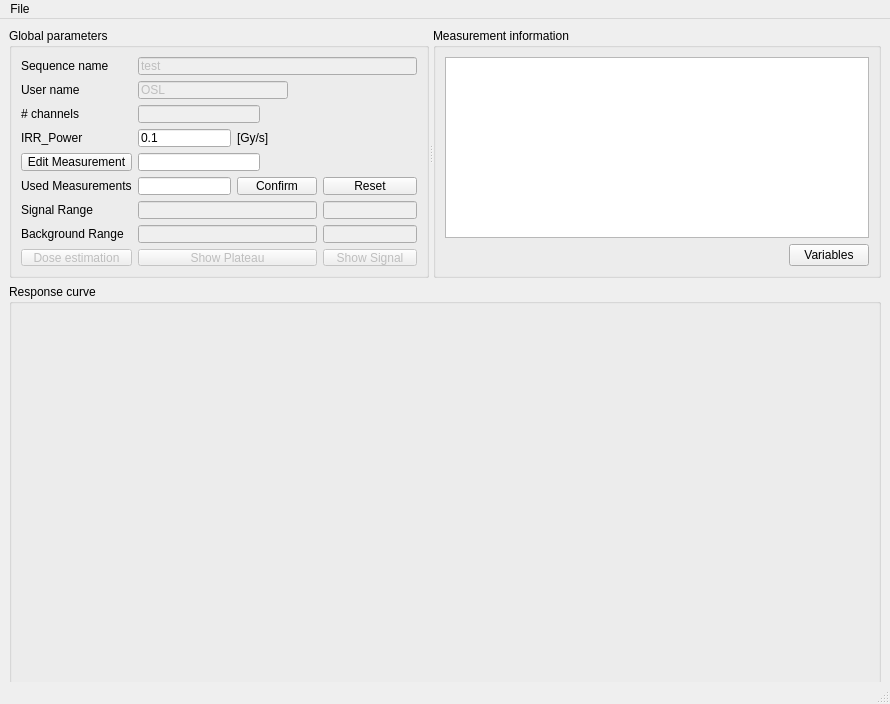
<?xml version="1.0" encoding="UTF-8"?>
<ui version="4.0">
 <class>MainWindow</class>
 <widget class="QMainWindow" name="MainWindow">
  <property name="geometry">
   <rect>
    <x>0</x>
    <y>0</y>
    <width>890</width>
    <height>704</height>
   </rect>
  </property>
  <property name="minimumSize">
   <size>
    <width>890</width>
    <height>690</height>
   </size>
  </property>
  <property name="windowTitle">
   <string>MainWindow</string>
  </property>
  <widget class="QWidget" name="centralwidget">
   <layout class="QGridLayout" name="gridLayout">
    <item row="0" column="0">
     <widget class="QSplitter" name="splitter">
      <property name="orientation">
       <enum>Qt::Horizontal</enum>
      </property>
      <widget class="QGroupBox" name="groupBox">
       <property name="minimumSize">
        <size>
         <width>420</width>
         <height>250</height>
        </size>
       </property>
       <property name="maximumSize">
        <size>
         <width>500</width>
         <height>260</height>
        </size>
       </property>
       <property name="title">
        <string>Global parameters</string>
       </property>
       <layout class="QGridLayout" name="gridLayout_3">
        <item row="0" column="0">
         <widget class="QLabel" name="label_2">
          <property name="toolTip">
           <string>Name of the sequence used to acquire data</string>
          </property>
          <property name="statusTip">
           <string>Name of the sequence used to acquire data</string>
          </property>
          <property name="text">
           <string>Sequence name</string>
          </property>
         </widget>
        </item>
        <item row="8" column="1" colspan="4">
         <widget class="QPushButton" name="pushButton_3">
          <property name="enabled">
           <bool>false</bool>
          </property>
          <property name="text">
           <string>Show Plateau</string>
          </property>
         </widget>
        </item>
        <item row="4" column="3" colspan="2">
         <spacer name="horizontalSpacer_2">
          <property name="orientation">
           <enum>Qt::Horizontal</enum>
          </property>
          <property name="sizeHint" stdset="0">
           <size>
            <width>38</width>
            <height>15</height>
           </size>
          </property>
         </spacer>
        </item>
        <item row="1" column="0">
         <widget class="QLabel" name="label_3">
          <property name="toolTip">
           <string>User who created the datafile</string>
          </property>
          <property name="statusTip">
           <string>User who created the datafile</string>
          </property>
          <property name="text">
           <string>User name</string>
          </property>
         </widget>
        </item>
        <item row="6" column="0">
         <widget class="QLabel" name="label_6">
          <property name="text">
           <string>Signal Range</string>
          </property>
         </widget>
        </item>
        <item row="8" column="5">
         <widget class="QPushButton" name="pushButton_7">
          <property name="enabled">
           <bool>false</bool>
          </property>
          <property name="text">
           <string>Show Signal</string>
          </property>
         </widget>
        </item>
        <item row="5" column="1">
         <widget class="QLineEdit" name="lineEdit_3"/>
        </item>
        <item row="2" column="1" colspan="2">
         <widget class="QLineEdit" name="lineEdit_10">
          <property name="enabled">
           <bool>false</bool>
          </property>
         </widget>
        </item>
        <item row="0" column="1" colspan="5">
         <widget class="QLineEdit" name="lineEdit">
          <property name="enabled">
           <bool>false</bool>
          </property>
          <property name="text">
           <string>test</string>
          </property>
         </widget>
        </item>
        <item row="6" column="1" colspan="4">
         <widget class="QLineEdit" name="lineEdit_6">
          <property name="enabled">
           <bool>false</bool>
          </property>
         </widget>
        </item>
        <item row="3" column="0">
         <widget class="QLabel" name="label_4">
          <property name="toolTip">
           <string>Power of calibration source</string>
          </property>
          <property name="statusTip">
           <string>Power of calibration source</string>
          </property>
          <property name="text">
           <string>IRR_Power</string>
          </property>
         </widget>
        </item>
        <item row="2" column="0">
         <widget class="QLabel" name="label_8">
          <property name="text">
           <string># channels</string>
          </property>
         </widget>
        </item>
        <item row="7" column="5">
         <widget class="QLineEdit" name="lineEdit_9">
          <property name="enabled">
           <bool>false</bool>
          </property>
         </widget>
        </item>
        <item row="7" column="0">
         <widget class="QLabel" name="label_7">
          <property name="text">
           <string>Background Range</string>
          </property>
         </widget>
        </item>
        <item row="3" column="2" colspan="2">
         <widget class="QLabel" name="label_5">
          <property name="text">
           <string>[Gy/s]</string>
          </property>
         </widget>
        </item>
        <item row="5" column="2" colspan="3">
         <widget class="QPushButton" name="pushButton_5">
          <property name="text">
           <string>Confirm</string>
          </property>
         </widget>
        </item>
        <item row="7" column="1" colspan="4">
         <widget class="QLineEdit" name="lineEdit_8">
          <property name="enabled">
           <bool>false</bool>
          </property>
         </widget>
        </item>
        <item row="8" column="0">
         <widget class="QPushButton" name="pushButton_4">
          <property name="enabled">
           <bool>false</bool>
          </property>
          <property name="text">
           <string>Dose estimation</string>
          </property>
         </widget>
        </item>
        <item row="5" column="0">
         <widget class="QLabel" name="label">
          <property name="toolTip">
           <string>format e.g.: 1-3,4</string>
          </property>
          <property name="statusTip">
           <string>format e.g.: 1-3,4</string>
          </property>
          <property name="text">
           <string>Used Measurements</string>
          </property>
         </widget>
        </item>
        <item row="3" column="4" colspan="2">
         <spacer name="horizontalSpacer_3">
          <property name="orientation">
           <enum>Qt::Horizontal</enum>
          </property>
          <property name="sizeHint" stdset="0">
           <size>
            <width>40</width>
            <height>20</height>
           </size>
          </property>
         </spacer>
        </item>
        <item row="5" column="5">
         <widget class="QPushButton" name="pushButton">
          <property name="text">
           <string>Reset</string>
          </property>
         </widget>
        </item>
        <item row="6" column="5">
         <widget class="QLineEdit" name="lineEdit_7">
          <property name="enabled">
           <bool>false</bool>
          </property>
         </widget>
        </item>
        <item row="4" column="0">
         <widget class="QPushButton" name="pushButton_2">
          <property name="toolTip">
           <string>Number of measurement to edit</string>
          </property>
          <property name="statusTip">
           <string>Number of measurement to edit</string>
          </property>
          <property name="text">
           <string>Edit Measurement</string>
          </property>
         </widget>
        </item>
        <item row="3" column="1">
         <widget class="QLineEdit" name="lineEdit_4">
          <property name="text">
           <string>0.1</string>
          </property>
         </widget>
        </item>
        <item row="1" column="1" colspan="3">
         <widget class="QLineEdit" name="lineEdit_5">
          <property name="enabled">
           <bool>false</bool>
          </property>
          <property name="text">
           <string>OSL</string>
          </property>
         </widget>
        </item>
        <item row="4" column="1" colspan="2">
         <widget class="QLineEdit" name="lineEdit_2">
          <property name="toolTip">
           <string/>
          </property>
          <property name="statusTip">
           <string/>
          </property>
         </widget>
        </item>
       </layout>
      </widget>
      <widget class="QGroupBox" name="groupBox_3">
       <property name="sizePolicy">
        <sizepolicy hsizetype="Expanding" vsizetype="Expanding">
         <horstretch>0</horstretch>
         <verstretch>0</verstretch>
        </sizepolicy>
       </property>
       <property name="minimumSize">
        <size>
         <width>350</width>
         <height>151</height>
        </size>
       </property>
       <property name="maximumSize">
        <size>
         <width>16777215</width>
         <height>16777215</height>
        </size>
       </property>
       <property name="title">
        <string>Measurement information</string>
       </property>
       <layout class="QGridLayout" name="gridLayout_2">
        <item row="0" column="0" colspan="2">
         <widget class="QTableWidget" name="tableWidget"/>
        </item>
        <item row="1" column="1">
         <widget class="QPushButton" name="pushButton_6">
          <property name="toolTip">
           <string>Variables from binary file and user created with help tooltip</string>
          </property>
          <property name="statusTip">
           <string>Variables from binary file and user created with tooltip</string>
          </property>
          <property name="text">
           <string>Variables</string>
          </property>
         </widget>
        </item>
        <item row="1" column="0">
         <spacer name="horizontalSpacer_4">
          <property name="orientation">
           <enum>Qt::Horizontal</enum>
          </property>
          <property name="sizeHint" stdset="0">
           <size>
            <width>371</width>
            <height>20</height>
           </size>
          </property>
         </spacer>
        </item>
       </layout>
      </widget>
     </widget>
    </item>
    <item row="1" column="0">
     <widget class="QGroupBox" name="groupBox_2">
      <property name="sizePolicy">
       <sizepolicy hsizetype="Expanding" vsizetype="Expanding">
        <horstretch>0</horstretch>
        <verstretch>0</verstretch>
       </sizepolicy>
      </property>
      <property name="minimumSize">
       <size>
        <width>871</width>
        <height>401</height>
       </size>
      </property>
      <property name="title">
       <string>Response curve</string>
      </property>
      <layout class="QGridLayout" name="gridLayout_4">
       <item row="0" column="0">
        <widget class="QCustomPlot" name="widget" native="true">
         <property name="sizePolicy">
          <sizepolicy hsizetype="Preferred" vsizetype="Preferred">
           <horstretch>0</horstretch>
           <verstretch>0</verstretch>
          </sizepolicy>
         </property>
         <property name="minimumSize">
          <size>
           <width>0</width>
           <height>0</height>
          </size>
         </property>
         <property name="focusPolicy">
          <enum>Qt::WheelFocus</enum>
         </property>
         <property name="contextMenuPolicy">
          <enum>Qt::ActionsContextMenu</enum>
         </property>
        </widget>
       </item>
      </layout>
     </widget>
    </item>
   </layout>
  </widget>
  <widget class="QMenuBar" name="menubar">
   <property name="geometry">
    <rect>
     <x>0</x>
     <y>0</y>
     <width>890</width>
     <height>28</height>
    </rect>
   </property>
   <widget class="QMenu" name="menuFile">
    <property name="title">
     <string>File</string>
    </property>
    <addaction name="actionOpen_file"/>
    <addaction name="actionOpen_db"/>
    <addaction name="actionSave_db"/>
    <addaction name="actionDump_txt"/>
    <addaction name="separator"/>
    <addaction name="actionExit"/>
   </widget>
   <addaction name="menuFile"/>
  </widget>
  <widget class="QStatusBar" name="statusbar"/>
  <action name="actionOpen_file">
   <property name="text">
    <string>open file</string>
   </property>
  </action>
  <action name="actionOpen_db">
   <property name="text">
    <string>open db</string>
   </property>
  </action>
  <action name="actionExit">
   <property name="checkable">
    <bool>false</bool>
   </property>
   <property name="checked">
    <bool>false</bool>
   </property>
   <property name="text">
    <string>exit</string>
   </property>
   <property name="shortcut">
    <string notr="true">Ctrl+Q</string>
   </property>
   <property name="shortcutContext">
    <enum>Qt::WidgetWithChildrenShortcut</enum>
   </property>
  </action>
  <action name="actionAbout_program">
   <property name="text">
    <string>about program</string>
   </property>
  </action>
  <action name="actionAbout_Qt">
   <property name="text">
    <string>about Qt</string>
   </property>
  </action>
  <action name="actionDoseParameters">
   <property name="checkable">
    <bool>false</bool>
   </property>
   <property name="text">
    <string>doseParameters</string>
   </property>
   <property name="toolTip">
    <string>&lt;html&gt;&lt;head/&gt;&lt;body&gt;&lt;p&gt;&lt;span style=&quot; font-style:italic;&quot;&gt;Dose parameters&lt;/span&gt;&lt;/p&gt;&lt;/body&gt;&lt;/html&gt;</string>
   </property>
   <property name="shortcut">
    <string>Ctrl+D</string>
   </property>
  </action>
  <action name="actionSave_db">
   <property name="checkable">
    <bool>false</bool>
   </property>
   <property name="text">
    <string>save db</string>
   </property>
   <property name="shortcut">
    <string>Ctrl+S</string>
   </property>
  </action>
  <action name="actionShowPlateau">
   <property name="text">
    <string>showPlateau</string>
   </property>
  </action>
  <action name="actionStoreData">
   <property name="text">
    <string>storeData</string>
   </property>
  </action>
  <action name="actionShowCalibration">
   <property name="text">
    <string>showCalibration</string>
   </property>
  </action>
  <action name="actionEditMeasurement">
   <property name="text">
    <string>editMeasurement</string>
   </property>
  </action>
  <action name="actionSavePlot">
   <property name="text">
    <string>savePlot</string>
   </property>
   <property name="toolTip">
    <string>savePlot</string>
   </property>
  </action>
  <action name="actionDump_txt">
   <property name="text">
    <string>save txt</string>
   </property>
   <property name="toolTip">
    <string>Save txt info file</string>
   </property>
   <property name="statusTip">
    <string>Save txt info file</string>
   </property>
  </action>
  <action name="actionSetSignalBackgroundRange">
   <property name="text">
    <string>SetSignalBackgroundRange</string>
   </property>
  </action>
 </widget>
 <customwidgets>
  <customwidget>
   <class>QCustomPlot</class>
   <extends>QWidget</extends>
   <header>qcustomplot.h</header>
   <container>1</container>
  </customwidget>
 </customwidgets>
 <resources/>
 <connections>
  <connection>
   <sender>pushButton_3</sender>
   <signal>clicked()</signal>
   <receiver>actionShowPlateau</receiver>
   <slot>trigger()</slot>
   <hints>
    <hint type="sourcelabel">
     <x>780</x>
     <y>107</y>
    </hint>
    <hint type="destinationlabel">
     <x>-1</x>
     <y>-1</y>
    </hint>
   </hints>
  </connection>
  <connection>
   <sender>pushButton_4</sender>
   <signal>clicked()</signal>
   <receiver>actionShowCalibration</receiver>
   <slot>trigger()</slot>
   <hints>
    <hint type="sourcelabel">
     <x>780</x>
     <y>107</y>
    </hint>
    <hint type="destinationlabel">
     <x>-1</x>
     <y>-1</y>
    </hint>
   </hints>
  </connection>
  <connection>
   <sender>pushButton_2</sender>
   <signal>clicked()</signal>
   <receiver>actionEditMeasurement</receiver>
   <slot>trigger()</slot>
   <hints>
    <hint type="sourcelabel">
     <x>772</x>
     <y>175</y>
    </hint>
    <hint type="destinationlabel">
     <x>-1</x>
     <y>-1</y>
    </hint>
   </hints>
  </connection>
  <connection>
   <sender>lineEdit_6</sender>
   <signal>editingFinished()</signal>
   <receiver>actionSetSignalBackgroundRange</receiver>
   <slot>trigger()</slot>
   <hints>
    <hint type="sourcelabel">
     <x>227</x>
     <y>192</y>
    </hint>
    <hint type="destinationlabel">
     <x>-1</x>
     <y>-1</y>
    </hint>
   </hints>
  </connection>
  <connection>
   <sender>lineEdit_7</sender>
   <signal>editingFinished()</signal>
   <receiver>actionSetSignalBackgroundRange</receiver>
   <slot>trigger()</slot>
   <hints>
    <hint type="sourcelabel">
     <x>342</x>
     <y>192</y>
    </hint>
    <hint type="destinationlabel">
     <x>-1</x>
     <y>-1</y>
    </hint>
   </hints>
  </connection>
  <connection>
   <sender>lineEdit_8</sender>
   <signal>editingFinished()</signal>
   <receiver>actionSetSignalBackgroundRange</receiver>
   <slot>trigger()</slot>
   <hints>
    <hint type="sourcelabel">
     <x>227</x>
     <y>216</y>
    </hint>
    <hint type="destinationlabel">
     <x>-1</x>
     <y>-1</y>
    </hint>
   </hints>
  </connection>
  <connection>
   <sender>lineEdit_9</sender>
   <signal>editingFinished()</signal>
   <receiver>actionSetSignalBackgroundRange</receiver>
   <slot>trigger()</slot>
   <hints>
    <hint type="sourcelabel">
     <x>342</x>
     <y>216</y>
    </hint>
    <hint type="destinationlabel">
     <x>-1</x>
     <y>-1</y>
    </hint>
   </hints>
  </connection>
 </connections>
</ui>
